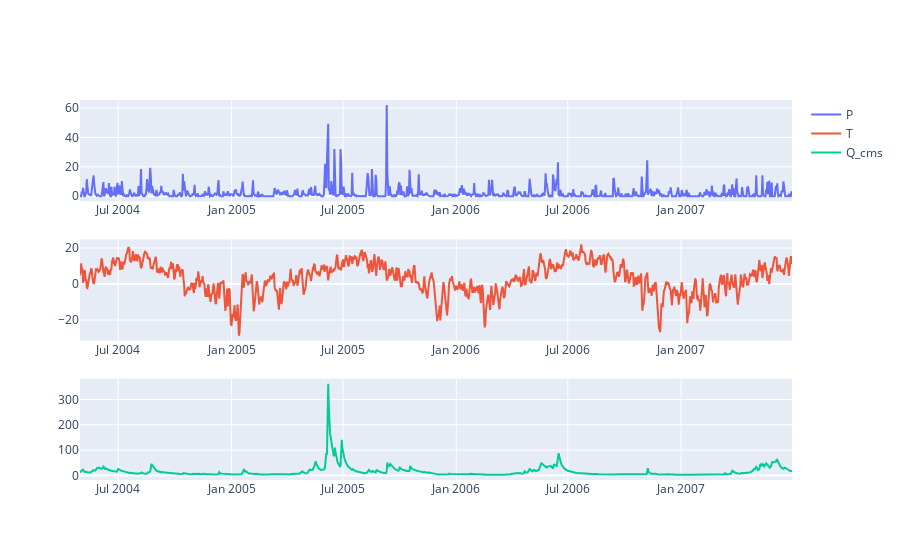

Notebook cell for this chart:
### Code cell
hbvsaskModelObject._plot_input_data(read_measured_streamflow=True)

### Figure 1 — Plotly figure (JSON) as saved in the notebook; plotly's stock layout.template omitted (floating-point values rounded to 4 significant figures; data arrays with more than 128 entries replaced by an {"elided": "..."} marker saying what was removed)
{"data": [{"name": "P", "type": "scatter", "x": {"elided": "1157 str values"}, "xaxis": "x", "y": {"elided": "1157 float values"}, "yaxis": "y"}, {"name": "T", "type": "scatter", "x": {"elided": "1157 str values"}, "xaxis": "x2", "y": {"elided": "1157 float values"}, "yaxis": "y2"}, {"name": "Q_cms", "type": "scatter", "x": {"elided": "1157 str values"}, "xaxis": "x3", "y": {"elided": "1157 float values"}, "yaxis": "y3"}], "layout": {"xaxis": {"anchor": "y", "domain": [0, 1]}, "xaxis2": {"anchor": "y2", "domain": [0, 1]}, "xaxis3": {"anchor": "y3", "domain": [0, 1]}, "yaxis": {"anchor": "x", "domain": [0.7333, 1]}, "yaxis2": {"anchor": "x2", "domain": [0.3667, 0.6333]}, "yaxis3": {"anchor": "x3", "domain": [0, 0.2667]}}}
